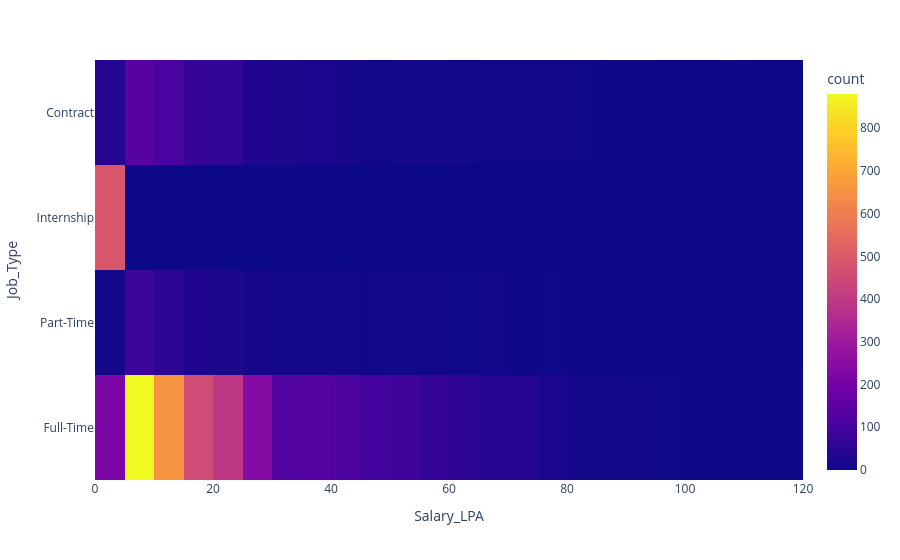

The notebook cell saved with this chart:
### Code cell
px.density_heatmap(df, x='Salary_LPA', y='Job_Type')

### Figure 1 — Plotly figure (JSON) as saved in the notebook; plotly's stock layout.template omitted (floating-point values rounded to 4 significant figures; data arrays with more than 128 entries replaced by an {"elided": "..."} marker saying what was removed)
{"data": [{"coloraxis": "coloraxis", "hovertemplate": "Salary_LPA=%{x}<br>Job_Type=%{y}<br>count=%{z}<extra></extra>", "name": "", "x": {"elided": "5000 float values"}, "xaxis": "x", "xbingroup": "x", "y": {"elided": "5000 str values"}, "yaxis": "y", "ybingroup": "y", "type": "histogram2d"}], "layout": {"xaxis": {"anchor": "y", "domain": [0.0, 1.0], "title": {"text": "Salary_LPA"}}, "yaxis": {"anchor": "x", "domain": [0.0, 1.0], "title": {"text": "Job_Type"}}, "coloraxis": {"colorbar": {"title": {"text": "count"}}, "colorscale": [[0.0, "#0d0887"], [0.1111, "#46039f"], [0.2222, "#7201a8"], [0.3333, "#9c179e"], [0.4444, "#bd3786"], [0.5556, "#d8576b"], [0.6667, "#ed7953"], [0.7778, "#fb9f3a"], [0.8889, "#fdca26"], [1.0, "#f0f921"]]}, "legend": {"tracegroupgap": 0}, "margin": {"t": 60}}}
